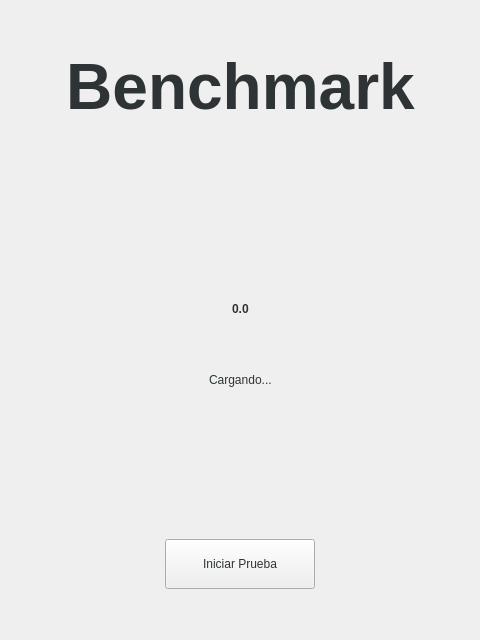
<?xml version="1.0" encoding="UTF-8"?>
<ui version="4.0">
 <class>Form</class>
 <widget class="QWidget" name="Form">
  <property name="geometry">
   <rect>
    <x>0</x>
    <y>0</y>
    <width>480</width>
    <height>640</height>
   </rect>
  </property>
  <property name="windowTitle">
   <string>Form</string>
  </property>
  <property name="styleSheet">
   <string notr="true">alternate-background-color: rgb(255, 255, 255);</string>
  </property>
  <layout class="QGridLayout" name="gridLayout">
   <item row="0" column="0">
    <layout class="QVBoxLayout" name="verticalLayout_4">
     <item>
      <spacer name="verticalSpacer">
       <property name="orientation">
        <enum>Qt::Vertical</enum>
       </property>
       <property name="sizeType">
        <enum>QSizePolicy::Fixed</enum>
       </property>
       <property name="sizeHint" stdset="0">
        <size>
         <width>20</width>
         <height>40</height>
        </size>
       </property>
      </spacer>
     </item>
     <item>
      <layout class="QHBoxLayout" name="horizontalLayout_2">
       <item>
        <spacer name="horizontalSpacer_3">
         <property name="orientation">
          <enum>Qt::Horizontal</enum>
         </property>
         <property name="sizeHint" stdset="0">
          <size>
           <width>40</width>
           <height>20</height>
          </size>
         </property>
        </spacer>
       </item>
       <item alignment="Qt::AlignHCenter|Qt::AlignTop">
        <widget class="QLabel" name="label">
         <property name="styleSheet">
          <string notr="true">font: 75 30pt &quot;Ubuntu&quot;;
color: rgb(46, 52, 54);</string>
         </property>
         <property name="text">
          <string>&lt;html&gt;&lt;head/&gt;&lt;body&gt;&lt;p align=&quot;center&quot;&gt;&lt;span style=&quot; font-size:48pt; font-weight:600;&quot;&gt;Benchmark&lt;/span&gt;&lt;/p&gt;&lt;/body&gt;&lt;/html&gt;</string>
         </property>
        </widget>
       </item>
       <item>
        <spacer name="horizontalSpacer_4">
         <property name="orientation">
          <enum>Qt::Horizontal</enum>
         </property>
         <property name="sizeHint" stdset="0">
          <size>
           <width>40</width>
           <height>20</height>
          </size>
         </property>
        </spacer>
       </item>
      </layout>
     </item>
    </layout>
   </item>
   <item row="1" column="0">
    <layout class="QVBoxLayout" name="verticalLayout_2">
     <item>
      <spacer name="verticalSpacer_2">
       <property name="orientation">
        <enum>Qt::Vertical</enum>
       </property>
       <property name="sizeType">
        <enum>QSizePolicy::Expanding</enum>
       </property>
       <property name="sizeHint" stdset="0">
        <size>
         <width>20</width>
         <height>40</height>
        </size>
       </property>
      </spacer>
     </item>
     <item>
      <layout class="QHBoxLayout" name="horizontalLayout_5">
       <item>
        <spacer name="horizontalSpacer_8">
         <property name="orientation">
          <enum>Qt::Horizontal</enum>
         </property>
         <property name="sizeHint" stdset="0">
          <size>
           <width>40</width>
           <height>20</height>
          </size>
         </property>
        </spacer>
       </item>
       <item>
        <widget class="QLabel" name="score_label">
         <property name="styleSheet">
          <string notr="true">font: 75 48pt &quot;Ubuntu&quot;;
font-weight:600;
color: rgb(46, 52, 54);
</string>
         </property>
         <property name="text">
          <string>0.0</string>
         </property>
        </widget>
       </item>
       <item>
        <spacer name="horizontalSpacer_7">
         <property name="orientation">
          <enum>Qt::Horizontal</enum>
         </property>
         <property name="sizeHint" stdset="0">
          <size>
           <width>40</width>
           <height>20</height>
          </size>
         </property>
        </spacer>
       </item>
      </layout>
     </item>
     <item>
      <spacer name="verticalSpacer_5">
       <property name="orientation">
        <enum>Qt::Vertical</enum>
       </property>
       <property name="sizeType">
        <enum>QSizePolicy::Fixed</enum>
       </property>
       <property name="sizeHint" stdset="0">
        <size>
         <width>20</width>
         <height>10</height>
        </size>
       </property>
      </spacer>
     </item>
    </layout>
   </item>
   <item row="2" column="0">
    <layout class="QVBoxLayout" name="verticalLayout_3">
     <item>
      <spacer name="verticalSpacer_3">
       <property name="orientation">
        <enum>Qt::Vertical</enum>
       </property>
       <property name="sizeType">
        <enum>QSizePolicy::Fixed</enum>
       </property>
       <property name="sizeHint" stdset="0">
        <size>
         <width>20</width>
         <height>35</height>
        </size>
       </property>
      </spacer>
     </item>
     <item>
      <layout class="QHBoxLayout" name="horizontalLayout_3">
       <item>
        <spacer name="horizontalSpacer_6">
         <property name="orientation">
          <enum>Qt::Horizontal</enum>
         </property>
         <property name="sizeHint" stdset="0">
          <size>
           <width>40</width>
           <height>20</height>
          </size>
         </property>
        </spacer>
       </item>
       <item>
        <widget class="QLabel" name="state_label">
         <property name="styleSheet">
          <string notr="true">font: 14pt &quot;Ubuntu&quot;;
color: rgb(46, 52, 54);</string>
         </property>
         <property name="text">
          <string>Cargando...</string>
         </property>
        </widget>
       </item>
       <item>
        <spacer name="horizontalSpacer_5">
         <property name="orientation">
          <enum>Qt::Horizontal</enum>
         </property>
         <property name="sizeHint" stdset="0">
          <size>
           <width>40</width>
           <height>20</height>
          </size>
         </property>
        </spacer>
       </item>
      </layout>
     </item>
     <item>
      <spacer name="verticalSpacer_6">
       <property name="orientation">
        <enum>Qt::Vertical</enum>
       </property>
       <property name="sizeHint" stdset="0">
        <size>
         <width>20</width>
         <height>40</height>
        </size>
       </property>
      </spacer>
     </item>
    </layout>
   </item>
   <item row="3" column="0">
    <layout class="QVBoxLayout" name="verticalLayout">
     <item>
      <layout class="QHBoxLayout" name="horizontalLayout">
       <item>
        <spacer name="horizontalSpacer">
         <property name="orientation">
          <enum>Qt::Horizontal</enum>
         </property>
         <property name="sizeHint" stdset="0">
          <size>
           <width>40</width>
           <height>20</height>
          </size>
         </property>
        </spacer>
       </item>
       <item>
        <widget class="QPushButton" name="start_button">
         <property name="minimumSize">
          <size>
           <width>150</width>
           <height>50</height>
          </size>
         </property>
         <property name="whatsThis">
          <string>&lt;html&gt;&lt;head/&gt;&lt;body&gt;&lt;p&gt;&lt;br/&gt;&lt;/p&gt;&lt;/body&gt;&lt;/html&gt;</string>
         </property>
         <property name="styleSheet">
          <string notr="true">font: 15pt &quot;Ubuntu&quot;;
color: rgb(46, 52, 54);
</string>
         </property>
         <property name="text">
          <string>Iniciar Prueba</string>
         </property>
         <property name="autoDefault">
          <bool>false</bool>
         </property>
         <property name="default">
          <bool>false</bool>
         </property>
         <property name="flat">
          <bool>false</bool>
         </property>
        </widget>
       </item>
       <item>
        <spacer name="horizontalSpacer_2">
         <property name="orientation">
          <enum>Qt::Horizontal</enum>
         </property>
         <property name="sizeHint" stdset="0">
          <size>
           <width>40</width>
           <height>20</height>
          </size>
         </property>
        </spacer>
       </item>
      </layout>
     </item>
     <item>
      <spacer name="verticalSpacer_4">
       <property name="orientation">
        <enum>Qt::Vertical</enum>
       </property>
       <property name="sizeType">
        <enum>QSizePolicy::Fixed</enum>
       </property>
       <property name="sizeHint" stdset="0">
        <size>
         <width>20</width>
         <height>40</height>
        </size>
       </property>
      </spacer>
     </item>
    </layout>
   </item>
  </layout>
 </widget>
 <resources/>
 <connections/>
</ui>
